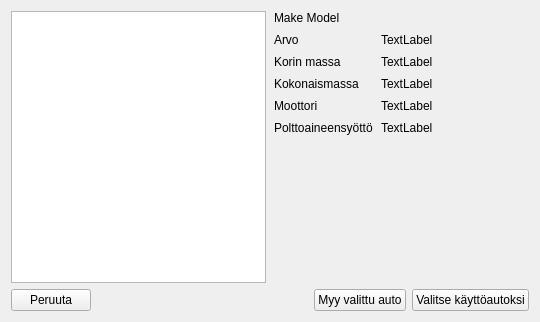
<?xml version="1.0" encoding="UTF-8"?>
<ui version="4.0">
 <class>Form</class>
 <widget class="QWidget" name="Form">
  <property name="geometry">
   <rect>
    <x>0</x>
    <y>0</y>
    <width>540</width>
    <height>322</height>
   </rect>
  </property>
  <property name="windowTitle">
   <string>Form</string>
  </property>
  <layout class="QVBoxLayout" name="verticalLayout_2">
   <item>
    <layout class="QHBoxLayout" name="horizontalLayout_2" stretch="1,1">
     <property name="spacing">
      <number>8</number>
     </property>
     <item>
      <widget class="TableView" name="carList">
       <property name="verticalScrollBarPolicy">
        <enum>Qt::ScrollBarAsNeeded</enum>
       </property>
       <property name="horizontalScrollBarPolicy">
        <enum>Qt::ScrollBarAlwaysOff</enum>
       </property>
       <property name="alternatingRowColors">
        <bool>true</bool>
       </property>
       <property name="selectionMode">
        <enum>QAbstractItemView::SingleSelection</enum>
       </property>
       <property name="selectionBehavior">
        <enum>QAbstractItemView::SelectRows</enum>
       </property>
       <property name="showGrid">
        <bool>false</bool>
       </property>
       <property name="sortingEnabled">
        <bool>false</bool>
       </property>
       <property name="cornerButtonEnabled">
        <bool>false</bool>
       </property>
       <attribute name="horizontalHeaderShowSortIndicator" stdset="0">
        <bool>false</bool>
       </attribute>
       <attribute name="verticalHeaderVisible">
        <bool>false</bool>
       </attribute>
      </widget>
     </item>
     <item>
      <layout class="QVBoxLayout" name="verticalLayout">
       <item>
        <layout class="QHBoxLayout" name="horizontalLayout_4">
         <item>
          <widget class="QLabel" name="carNameLabel">
           <property name="text">
            <string>Make Model</string>
           </property>
          </widget>
         </item>
         <item>
          <widget class="QLabel" name="carImage">
           <property name="autoFillBackground">
            <bool>false</bool>
           </property>
           <property name="text">
            <string/>
           </property>
           <property name="textFormat">
            <enum>Qt::AutoText</enum>
           </property>
           <property name="pixmap">
            <pixmap>../../../gamedata/vehicleimages/tipparellu.jpg</pixmap>
           </property>
           <property name="scaledContents">
            <bool>false</bool>
           </property>
           <property name="alignment">
            <set>Qt::AlignRight|Qt::AlignTrailing|Qt::AlignVCenter</set>
           </property>
          </widget>
         </item>
        </layout>
       </item>
       <item>
        <layout class="QFormLayout" name="carInfo">
         <item row="0" column="0">
          <widget class="QLabel" name="priceTitle">
           <property name="text">
            <string>Arvo</string>
           </property>
          </widget>
         </item>
         <item row="1" column="0">
          <widget class="QLabel" name="chassisMassTitle">
           <property name="text">
            <string>Korin massa</string>
           </property>
          </widget>
         </item>
         <item row="2" column="0">
          <widget class="QLabel" name="totalMassTitle">
           <property name="text">
            <string>Kokonaismassa</string>
           </property>
          </widget>
         </item>
         <item row="0" column="1">
          <widget class="QLabel" name="price">
           <property name="text">
            <string>TextLabel</string>
           </property>
          </widget>
         </item>
         <item row="1" column="1">
          <widget class="QLabel" name="chassisMass">
           <property name="text">
            <string>TextLabel</string>
           </property>
          </widget>
         </item>
         <item row="2" column="1">
          <widget class="QLabel" name="totalMass">
           <property name="text">
            <string>TextLabel</string>
           </property>
          </widget>
         </item>
         <item row="3" column="0">
          <widget class="QLabel" name="engineTitle">
           <property name="text">
            <string>Moottori</string>
           </property>
          </widget>
         </item>
         <item row="4" column="0">
          <widget class="QLabel" name="fuelintakeTitle">
           <property name="text">
            <string>Polttoaineensyöttö</string>
           </property>
          </widget>
         </item>
         <item row="4" column="1">
          <widget class="QLabel" name="fuelintake">
           <property name="text">
            <string>TextLabel</string>
           </property>
          </widget>
         </item>
         <item row="3" column="1">
          <widget class="QLabel" name="engine">
           <property name="text">
            <string>TextLabel</string>
           </property>
          </widget>
         </item>
        </layout>
       </item>
       <item>
        <spacer name="verticalSpacer">
         <property name="orientation">
          <enum>Qt::Vertical</enum>
         </property>
         <property name="sizeHint" stdset="0">
          <size>
           <width>20</width>
           <height>40</height>
          </size>
         </property>
        </spacer>
       </item>
      </layout>
     </item>
    </layout>
   </item>
   <item>
    <layout class="QHBoxLayout" name="horizontalLayout">
     <item>
      <widget class="QPushButton" name="cancelButton">
       <property name="text">
        <string>Peruuta</string>
       </property>
      </widget>
     </item>
     <item>
      <spacer name="horizontalSpacer">
       <property name="orientation">
        <enum>Qt::Horizontal</enum>
       </property>
       <property name="sizeHint" stdset="0">
        <size>
         <width>40</width>
         <height>20</height>
        </size>
       </property>
      </spacer>
     </item>
     <item>
      <widget class="QPushButton" name="sellButton">
       <property name="text">
        <string>Myy valittu auto</string>
       </property>
      </widget>
     </item>
     <item>
      <widget class="QPushButton" name="selectButton">
       <property name="text">
        <string>Valitse käyttöautoksi</string>
       </property>
      </widget>
     </item>
    </layout>
   </item>
  </layout>
 </widget>
 <customwidgets>
  <customwidget>
   <class>TableView</class>
   <extends>QTableView</extends>
   <header>views/tableview.hpp</header>
  </customwidget>
 </customwidgets>
 <resources/>
 <connections/>
</ui>
